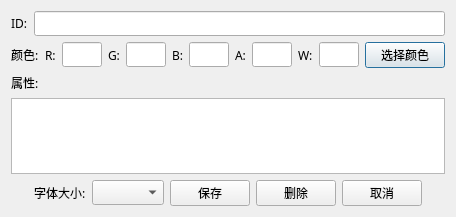
<?xml version="1.0" encoding="UTF-8"?>
<ui version="4.0">
 <class>SetAttributeDialog</class>
 <widget class="QDialog" name="SetAttributeDialog">
  <property name="geometry">
   <rect>
    <x>0</x>
    <y>0</y>
    <width>448</width>
    <height>217</height>
   </rect>
  </property>
  <property name="font">
   <font>
    <family>微软雅黑</family>
   </font>
  </property>
  <property name="windowTitle">
   <string>Dialog</string>
  </property>
  <property name="windowIcon">
   <iconset resource="resource.qrc">
    <normaloff>:/Resource/edit_Img.png</normaloff>:/Resource/edit_Img.png</iconset>
  </property>
  <layout class="QGridLayout" name="gridLayout">
   <item row="0" column="0">
    <widget class="QLabel" name="id_label">
     <property name="enabled">
      <bool>true</bool>
     </property>
     <property name="text">
      <string>ID:</string>
     </property>
    </widget>
   </item>
   <item row="0" column="1">
    <widget class="QLineEdit" name="m_id">
     <property name="contextMenuPolicy">
      <enum>Qt::NoContextMenu</enum>
     </property>
     <property name="readOnly">
      <bool>true</bool>
     </property>
    </widget>
   </item>
   <item row="1" column="0" colspan="2">
    <widget class="QWidget" name="widget" native="true">
     <layout class="QHBoxLayout" name="horizontalLayout_2">
      <property name="leftMargin">
       <number>0</number>
      </property>
      <property name="topMargin">
       <number>0</number>
      </property>
      <property name="rightMargin">
       <number>0</number>
      </property>
      <property name="bottomMargin">
       <number>0</number>
      </property>
      <item>
       <widget class="QLabel" name="m_colorTitle">
        <property name="text">
         <string>颜色:</string>
        </property>
       </widget>
      </item>
      <item>
       <widget class="QLabel" name="red_label">
        <property name="enabled">
         <bool>true</bool>
        </property>
        <property name="text">
         <string>R:</string>
        </property>
       </widget>
      </item>
      <item>
       <widget class="QLineEdit" name="m_red">
        <property name="contextMenuPolicy">
         <enum>Qt::NoContextMenu</enum>
        </property>
       </widget>
      </item>
      <item>
       <widget class="QLabel" name="green_label">
        <property name="enabled">
         <bool>true</bool>
        </property>
        <property name="text">
         <string>G:</string>
        </property>
       </widget>
      </item>
      <item>
       <widget class="QLineEdit" name="m_green">
        <property name="contextMenuPolicy">
         <enum>Qt::NoContextMenu</enum>
        </property>
       </widget>
      </item>
      <item>
       <widget class="QLabel" name="blue_label">
        <property name="enabled">
         <bool>true</bool>
        </property>
        <property name="text">
         <string>B:</string>
        </property>
       </widget>
      </item>
      <item>
       <widget class="QLineEdit" name="m_blue">
        <property name="contextMenuPolicy">
         <enum>Qt::NoContextMenu</enum>
        </property>
       </widget>
      </item>
      <item>
       <widget class="QLabel" name="alphy_label">
        <property name="enabled">
         <bool>true</bool>
        </property>
        <property name="text">
         <string>A:</string>
        </property>
       </widget>
      </item>
      <item>
       <widget class="QLineEdit" name="m_alpha">
        <property name="contextMenuPolicy">
         <enum>Qt::NoContextMenu</enum>
        </property>
       </widget>
      </item>
      <item>
       <widget class="QLabel" name="label_3">
        <property name="text">
         <string>W:</string>
        </property>
       </widget>
      </item>
      <item>
       <widget class="QLineEdit" name="m_strokeWidth"/>
      </item>
      <item>
       <widget class="QPushButton" name="m_colorSelect">
        <property name="sizePolicy">
         <sizepolicy hsizetype="Fixed" vsizetype="Fixed">
          <horstretch>0</horstretch>
          <verstretch>0</verstretch>
         </sizepolicy>
        </property>
        <property name="text">
         <string>选择颜色</string>
        </property>
       </widget>
      </item>
     </layout>
    </widget>
   </item>
   <item row="2" column="0" colspan="2">
    <widget class="QLabel" name="m_attrTitle">
     <property name="text">
      <string>属性:</string>
     </property>
    </widget>
   </item>
   <item row="3" column="0" colspan="2">
    <widget class="QTextEdit" name="m_content">
     <property name="contextMenuPolicy">
      <enum>Qt::NoContextMenu</enum>
     </property>
    </widget>
   </item>
   <item row="4" column="0" colspan="2">
    <widget class="QWidget" name="widget_2" native="true">
     <layout class="QHBoxLayout" name="horizontalLayout_3">
      <property name="leftMargin">
       <number>0</number>
      </property>
      <property name="topMargin">
       <number>0</number>
      </property>
      <property name="rightMargin">
       <number>0</number>
      </property>
      <property name="bottomMargin">
       <number>0</number>
      </property>
      <item>
       <spacer name="horizontalSpacer">
        <property name="orientation">
         <enum>Qt::Horizontal</enum>
        </property>
        <property name="sizeHint" stdset="0">
         <size>
          <width>0</width>
          <height>20</height>
         </size>
        </property>
       </spacer>
      </item>
      <item>
       <widget class="QLabel" name="m_size">
        <property name="enabled">
         <bool>true</bool>
        </property>
        <property name="text">
         <string>字体大小:</string>
        </property>
       </widget>
      </item>
      <item>
       <widget class="QComboBox" name="m_selectFrontSize"/>
      </item>
      <item>
       <widget class="QPushButton" name="m_saveBtn">
        <property name="sizePolicy">
         <sizepolicy hsizetype="Fixed" vsizetype="Fixed">
          <horstretch>0</horstretch>
          <verstretch>0</verstretch>
         </sizepolicy>
        </property>
        <property name="text">
         <string>保存</string>
        </property>
       </widget>
      </item>
      <item>
       <widget class="QPushButton" name="m_deleteBtn">
        <property name="sizePolicy">
         <sizepolicy hsizetype="Fixed" vsizetype="Fixed">
          <horstretch>0</horstretch>
          <verstretch>0</verstretch>
         </sizepolicy>
        </property>
        <property name="text">
         <string>删除</string>
        </property>
       </widget>
      </item>
      <item>
       <widget class="QPushButton" name="m_cancleBtn">
        <property name="sizePolicy">
         <sizepolicy hsizetype="Fixed" vsizetype="Fixed">
          <horstretch>0</horstretch>
          <verstretch>0</verstretch>
         </sizepolicy>
        </property>
        <property name="text">
         <string>取消</string>
        </property>
       </widget>
      </item>
      <item>
       <spacer name="horizontalSpacer_2">
        <property name="orientation">
         <enum>Qt::Horizontal</enum>
        </property>
        <property name="sizeHint" stdset="0">
         <size>
          <width>0</width>
          <height>20</height>
         </size>
        </property>
       </spacer>
      </item>
     </layout>
    </widget>
   </item>
  </layout>
 </widget>
 <resources>
  <include location="resource.qrc"/>
 </resources>
 <connections/>
</ui>
